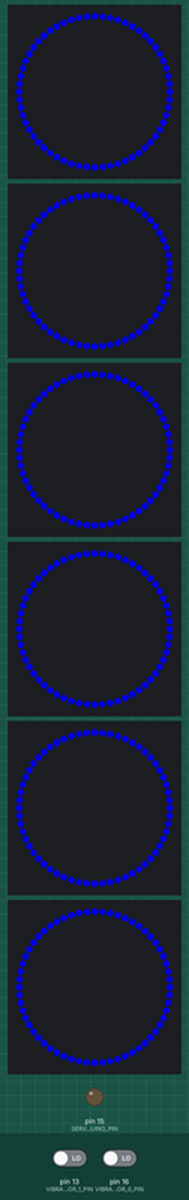
This sketch was run on a simulated Arduino Uno, built with avr-gcc and run on an emulated ATmega328P. On the bench: 6 × 60 RGB LEDs in a ring, first at the top, clockwise, output pins drawn as LEDs (lit = HIGH). Dashed ring = blinking. Inputs (shaded band) come from the test bench; at power-on: pin 16 (VIBRATION_SENSOR_0_PIN) LOW, pin 13 (VIBRATION_SENSOR_1_PIN) LOW. Dim RGB values are drawn brighter than linear; random numbers use the default seed unless the sketch sets one; what the sketch prints to the serial monitor is not drawn.

Above: at 2.1 s.
4.4 s: pin 16 (VIBRATION_SENSOR_0_PIN) driven HIGH
At 15.0 s:
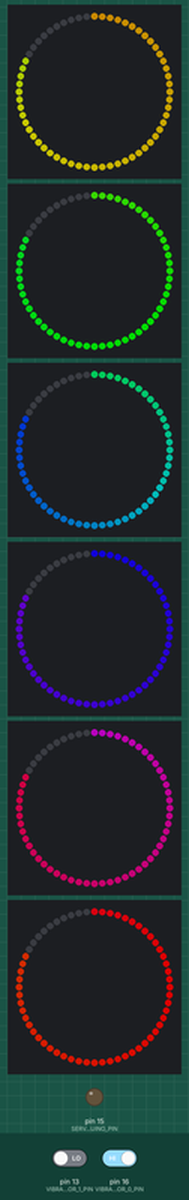
16.1 s: pin 13 (VIBRATION_SENSOR_1_PIN) driven HIGH
At 18.6 s:
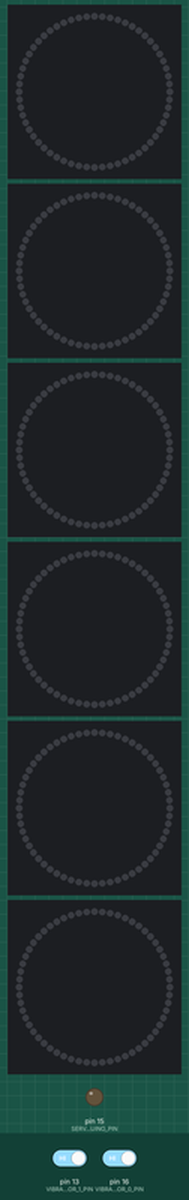
29.7 s: pin 13 (VIBRATION_SENSOR_1_PIN) driven LOW
At 30.48 s:
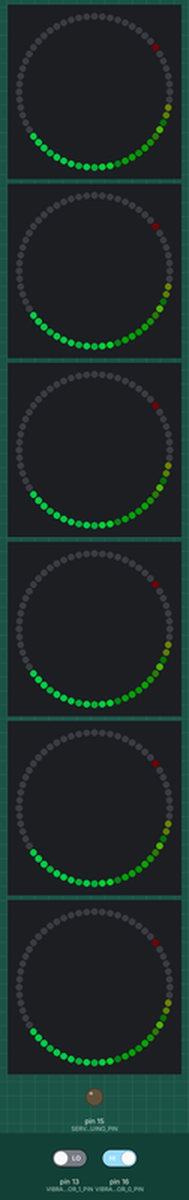
32.1 s: pin 13 (VIBRATION_SENSOR_1_PIN) driven HIGH
At 32.56 s:
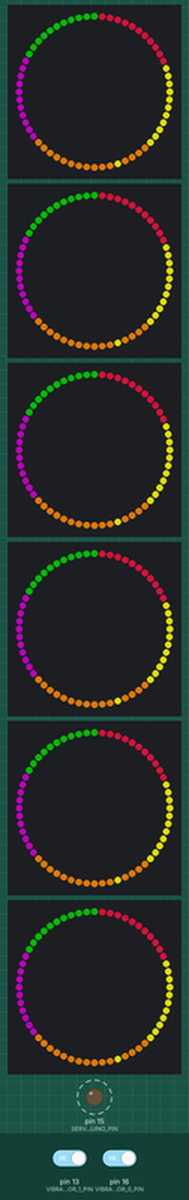
34.4 s: pin 16 (VIBRATION_SENSOR_0_PIN) driven LOW
At 48.58 s:
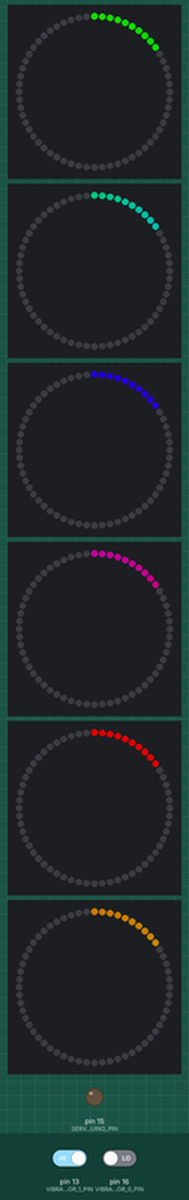
51.1 s: pin 16 (VIBRATION_SENSOR_0_PIN) driven HIGH
At 51.13 s:
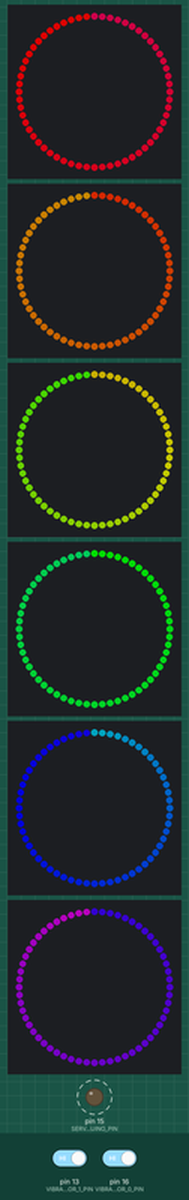
Timing chart, 0 to 54.1 s (numbered marks = the images above; inputs shaded):
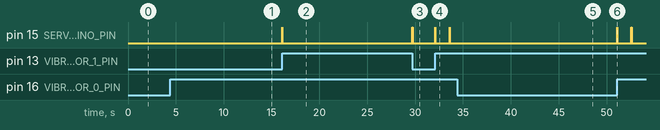

The sketch:

sketch_esp8266.ino
```cpp
#include <Arduino.h>
#define FASTLED_ESP8266_NODEMCU_PIN_ORDER  // so can use screen printed pin numbers with fastled
#include <FastLED.h>                       // fastLED 3.4.0

#include "./src/CelebrationPattern.h"
#include "./src/Patterns/Patterns.h"
#include "./src/Patterns/IdlePattern.h"
#include "./src/ExamplePattern.h"
#include "./src/LedDisplayConf.h"

// patterns
CelebrationPattern **_CelebrationPatterns = new CelebrationPattern *[NUM_PATTERNS];
IdlePattern *_IdlePattern = new IdlePattern();

// leds
CRGB leds[NUM_STRIPS][NUM_LEDS_PER_STRIP];
#define NUM_MS_PER_FRAME 13

// sensors and servo
// must use gpio pin numbers for when not dealing with fastled
#define VIBRATION_SENSOR_0_PIN 16  // d0
#define VIBRATION_SENSOR_1_PIN 13  // d7
#define SERVO_ARDUINO_PIN 15       // d8

uint_fast16_t _vibSensorCheckFrequency = 2;
uint8_t _vibReading = 0;
uint8_t _vibReading2 = 0;
#define PERIOD_WAIT_BETWEEN_SCORES 1500
#define MAX_SCORE_IN_A_ROW 2

#define HOW_LONG_TO_WAIT_TO_IDLE_S 10

void setup() {

  // set up sensors
  Serial.begin(115200);
  delay(20);
  Serial.println("setup start");

  pinMode(VIBRATION_SENSOR_0_PIN, INPUT);
  pinMode(VIBRATION_SENSOR_1_PIN, INPUT);

  // add patterns
  _CelebrationPatterns[0] = new RainbowComet();
  _CelebrationPatterns[1] = new StarBurst();
  _CelebrationPatterns[2] = new Seahawks();
  _CelebrationPatterns[3] = new ReverseRainbowStarBurst();
  //_CelebrationPatterns[4] = new RandomColorCircle();


  // add led strips
  FastLED.addLeds<WS2812, 1, STRIP_RGB_ORDER>(leds[0], NUM_LEDS_PER_STRIP);
  FastLED.addLeds<WS2812, 2, STRIP_RGB_ORDER>(leds[1], NUM_LEDS_PER_STRIP);
  FastLED.addLeds<WS2812, 3, STRIP_RGB_ORDER>(leds[2], NUM_LEDS_PER_STRIP);
  FastLED.addLeds<WS2812, 4, STRIP_RGB_ORDER>(leds[3], NUM_LEDS_PER_STRIP);
  FastLED.addLeds<WS2812, 5, STRIP_RGB_ORDER>(leds[4], NUM_LEDS_PER_STRIP);
  FastLED.addLeds<WS2812, 6, STRIP_RGB_ORDER>(leds[5], NUM_LEDS_PER_STRIP);

  FastLED.setBrightness(LED_BRIGHTNESS);
  FastLED.setCorrection(TypicalPixelString);

  // indicate startup!
  FastLED.showColor(CRGB::Red);
  delay(1000);
  FastLED.showColor(CRGB::Green);
  delay(1000);
  FastLED.showColor(CRGB::Blue);
  delay(1000);
  FastLED.clear();  // clear all pixel data
  FastLED.show();
  delay(10);

  pinMode(SERVO_ARDUINO_PIN, OUTPUT);
  delay(10);
}

// loop() props
bool _NewScore = false;
bool _PossibleNewScore = false;                // same as vibration detected
bool _CurrentPatternAnimationFinished = true;  // dont play at start up!
CelebrationPattern *_SelectedPattern;
uint8_t _VibrationsDetectedInARow = 0;
const int _VibrationSensorRefreshCheckPeriodMilliS = PERIOD_WAIT_BETWEEN_SCORES * MAX_SCORE_IN_A_ROW + 100;
bool _SensorsAreFalsePositive = false;
unsigned long _TimeOfLastScore;
bool _StartIdling = false;
bool _CheckForIdle = true;

void loop() {
  _PossibleNewScore = false;

  if (!_SensorsAreFalsePositive) {
    _PossibleNewScore = checkForVibration();
    // if its been n seconds and no vibration detected at the time n then reset the 8 bit counter
    // the sensors should be in a good state
    EVERY_N_MILLISECONDS(_VibrationSensorRefreshCheckPeriodMilliS) {
      if (!_PossibleNewScore) {
        _VibrationsDetectedInARow = 0;
      }
    }
  }

  if (_PossibleNewScore) {
    _VibrationsDetectedInARow++;
  }

  // confirm the score
  // the cheap vibration sensors get stuck in a false positive state:
  // prevent starting a new pattern or ring bell if in a false positive state
  // essentially only "celebrate" if the frequency of scoring is greater than the PERIOD_WAIT_BETWEEN_SCORES
  // if frequency is greater then that indicates the sensors are false positive
  // the sensors will go to low once another score occurs (knocking them causes them to get unstuck). So wait until low, and then immediately "celebrate".
  if ((_VibrationsDetectedInARow >= MAX_SCORE_IN_A_ROW) || _SensorsAreFalsePositive) {
    _SensorsAreFalsePositive = true;
    Serial.println("bad state!");
    _NewScore = doubleCheckSensors();
    // reset if the sensors go back to a good state
    if (_NewScore) {
      _SensorsAreFalsePositive = false;
      _VibrationsDetectedInARow = 0;
      Serial.println("good state");
    }
  } else {
    // now confirmed that the vibration was a score
    _NewScore = _PossibleNewScore;
  }

  if (_NewScore) {
    uint8_t index = random8(NUM_PATTERNS);
    _SelectedPattern = _CelebrationPatterns[index];
    _TimeOfLastScore = millis();
    Serial.println("score");
    Serial.print(index);
    // turn on Idling checks
    _CheckForIdle = true;
  }

  ringBell(_NewScore);

  if (_CheckForIdle && !_NewScore) {
    EVERY_N_SECONDS(5) {
      _StartIdling = checkIfIdle();
      Serial.println("check idle");
      if (_StartIdling) {
        // turn off idling check
        Serial.println("start idle");
        _CheckForIdle = false;
        _SelectedPattern = _IdlePattern;
      }
    }
  }

  bool draw = !_CurrentPatternAnimationFinished || _NewScore || _StartIdling;

  if (draw) {
    bool startFromBeginning = _StartIdling || _NewScore;

    if (startFromBeginning) {
      Serial.println("start from beginning");
    }

    _CurrentPatternAnimationFinished = drawPattern(startFromBeginning);

    showFrame();
    // once the pattern completes clear the LEDs
    if (_CurrentPatternAnimationFinished) {
      delay(10);        // wait a moment so that the last frame of the pattern is shown (not really important though)
      FastLED.clear();  // clear all pixel data
      FastLED.show();
    }
  } else {
    // just draw black occasionally
    EVERY_N_MILLISECONDS(300) {
      FastLED.show();
    }
  }
  // reset the start idle
  _StartIdling = false;
}

bool checkForVibration() {
  bool vibrationDetected = false;
  EVERY_N_MILLISECONDS_I(thisvibrationCheckTimer, _vibSensorCheckFrequency) {
    _vibSensorCheckFrequency = 1;

    _vibReading = digitalRead(VIBRATION_SENSOR_0_PIN);
    yield();
    if (_vibReading == 1) {
      _vibReading = digitalRead(VIBRATION_SENSOR_1_PIN);
      if (_vibReading == 1) {
        // dont check the sensors for a bit
        //  (presume that no one will score for a bit/ dont allow another score to interfere)
        _vibSensorCheckFrequency = PERIOD_WAIT_BETWEEN_SCORES;

        vibrationDetected = true;
      }
    }
    thisvibrationCheckTimer.setPeriod(_vibSensorCheckFrequency);
  }
  return vibrationDetected;
}

uint8_t _Speed = 3;  // frequency in ms to draw a pattern
bool _PatternFinished = true;
bool drawPattern(bool newScore) {
  if (newScore) {
    // prepare to draw a pattern
    FastLED.clear();  // clear all pixel data
    FastLED.show();
    // draw the first frame with newScore as true
    _PatternFinished = _SelectedPattern->draw(leds, newScore);
    return _PatternFinished;
  }

  // draw the pattern
  EVERY_N_MILLISECONDS_I(thisAnimationTimer, _Speed) {
    // speed can be controlled dynamically
    _Speed = _SelectedPattern->m_speed;
    thisAnimationTimer.setPeriod(_Speed);

    _PatternFinished = _SelectedPattern->draw(leds, newScore);
  }
  return _PatternFinished;
}

uint8_t _msCounter = 0;

void showFrame() {
  EVERY_N_MILLISECONDS(1) {
    // adjust for displays actual framerate.
    _msCounter++;
    if (_msCounter % NUM_MS_PER_FRAME == 0) {
      // draw the pattern
      FastLED.show();
    }
  }
}

uint8_t _BellSwingLoopCount = 0;
bool _SwingBell = false;

void ringBell(bool newScore) {
  if (newScore) {
    _SwingBell = true;
  }
  if (_SwingBell) {
    digitalWrite(SERVO_ARDUINO_PIN, HIGH);
    _BellSwingLoopCount++;
    if (_BellSwingLoopCount > 20) {
      // reset
      _BellSwingLoopCount = 0;
      _SwingBell = false;
      digitalWrite(SERVO_ARDUINO_PIN, LOW);
      yield();
    }
  }
}

// the behavior observed is that both of the sensors can be stuck in a high or low after a vibration, and upon hitting the sensor again one will change states.
// and so the idea is to wait for that change, signifying that it was struck. This logic is working the best.
bool doubleCheckSensors() {
  return checkVibrationSensorsAreDifferent();
}

bool checkVibrationSensorsAreDifferent() {
  _vibReading = digitalRead(VIBRATION_SENSOR_1_PIN);
  _vibReading2 = digitalRead(VIBRATION_SENSOR_0_PIN);
  yield();

  if (_vibReading != _vibReading2) {
    return true;
  }

  return false;
}

bool checkIfIdle() {
  if (millis() - _TimeOfLastScore > (HOW_LONG_TO_WAIT_TO_IDLE_S * 1000)) {
    return true;
  }
  return false;
}
```

CelebrationPattern.h
```cpp
// These statements are optional. However, I recommend that you add them because
// they'll prevent the library code from getting imported multiple times.
#ifndef CelebrationPattern_h
#define CelebrationPattern_h

// You need to import Arduino.h to write a custom library
#include "Arduino.h"
#include <FastLED.h>
#include "LedDisplayConf.h"


class CelebrationPattern
{
  public:
    // called at around every n ms where n is defined by "speed".
    virtual bool draw(CRGB Leds[NUM_STRIPS][NUM_LEDS_PER_STRIP], bool someoneJustScored = false) = 0;
    // how often you want draw() called in ms
    uint8_t m_speed;
};

#endif
```

ExamplePattern.h
```cpp
#ifndef ExamplePattern_h
#define ExamplePattern_h

#include "Arduino.h"
#include <FastLED.h>
#include "CelebrationPattern.h"
#include "LedDisplayConf.h"

class ExamplePattern : public CelebrationPattern
{
  private:
    uint8_t _i;
    uint8_t _x;

  public:
    ExamplePattern()
    {
      _i = 0;
      _x = 0;
      m_speed = 1;
    };

    bool draw(CRGB leds[NUM_STRIPS][NUM_LEDS_PER_STRIP], bool someoneJustScored = false)
    {
      // reset your pattern to play from the begining if someoneJustScored
      if (someoneJustScored)
      {
        _i = -1;
        _x = 0;
      }

      // restore state (try to limit the amount of state you store... try to recover state algorithmically)
      uint8_t i = _i;
      uint8_t x = _x;

      i++;

      if (i == NUM_LEDS_PER_STRIP)
      {
        i = 0;
        x++;
      }

      // have a way to know when your pattern is complete.
      // and if pattern is completed do nothing
      // return true
      if (_x == NUM_STRIPS)
      {
        return true;
      }

      leds[x][i] = CRGB::Red;

      _i = i;
      _x = x;

      return false;
    }

};

#endif
```

LedDisplayConf.h
```cpp
#ifndef LedDisplayConf_h
#define LedDisplayConf_h

#include "Arduino.h"

#define NUM_STRIPS 6
#define NUM_LEDS_PER_STRIP 60
#define STRIP_RGB_ORDER GRB
#define LED_BRIGHTNESS 150

#endif
```

IdlePattern.h
```cpp
#ifndef IdlePattern_h
#define IdlePattern_h

#include "Arduino.h"
#include <FastLED.h>
// for arduino
#include "../CelebrationPattern.h"
#include "../LedDisplayConf.h"
#include "../UtilityFunctions.h"

// for Wokwi (doesn't have folder structure)
/* #include "CelebrationPattern.h"
#include "LedDisplayConf.h"
#include "UtilityFunctions.h" */

// patterns to be played when no one has scored for a a while
class IdlePattern : public CelebrationPattern
{
private:
  const uint8_t _GradientStep = 1;
  const uint16_t howManyFramesToPlay = 9600; //(approx 8 mins)
  uint8_t _PalleteStartingIndex = 0;
  uint8_t _NumberOfLedsPerPaletteColor = 2;

public:
  IdlePattern()
  {
    m_speed = 60;
  };

  bool draw(CRGB leds[NUM_STRIPS][NUM_LEDS_PER_STRIP], bool someoneJustScored = false)
  {

    static int8_t iPos = NUM_LEDS_PER_STRIP;
    static uint8_t sequence = 0;
    static bool startNextSequence = true;
    static uint16_t framesPlayed = 0;
    static uint8_t numLedsOn = 0;

    // reset your pattern to play from the begining if someoneJustScored
    if (someoneJustScored)
    {
      sequence = 0;
      startNextSequence = true;
      framesPlayed = 0;
      numLedsOn = 0;
    }

    switch (sequence)
    {
    case 0:

      for (uint8_t i = 0; i < NUM_STRIPS; i++)
      {
        flow(leds[i], 40 * i);
      }

      // turn on the leds one by one...
      if (numLedsOn < NUM_LEDS_PER_STRIP)
      {
        m_speed = 20;
        for (uint8_t i = 0; i < NUM_STRIPS; i++)
        {
          for (uint8_t j = numLedsOn; j < NUM_LEDS_PER_STRIP; j++)
          {
            leds[i][j] = CRGB::Black;
          }
        }

        numLedsOn++;
      }
      else
      {
        m_speed = 60;
      }

      framesPlayed++;

      if (framesPlayed > howManyFramesToPlay)
      {
        return true;
      }
      break;

    default:
      return true;
    }

    return false;
  }

  void flow(CRGB leds[NUM_LEDS_PER_STRIP], uint8_t startingIndex)
  {
    fillLEDsFromPaletteColors(_PalleteStartingIndex + startingIndex, leds);
    _PalleteStartingIndex += _GradientStep;
  }

  void fillLEDsFromPaletteColors(uint8_t startingIndex, CRGB leds[NUM_LEDS_PER_STRIP])
  {
    uint8_t index = startingIndex;

    uint8_t interval = NUM_LEDS_PER_STRIP / _NumberOfLedsPerPaletteColor;

    for (uint8_t i = 0; i < interval; i++)
    {
      uint8_t startingLed = (i * _NumberOfLedsPerPaletteColor);
      uint8_t endLed = startingLed + _NumberOfLedsPerPaletteColor;
      //if this is the last iteration then set it cover the rest of the _Leds
      if (((i + 1) - interval) == 0)
      {
        endLed = NUM_LEDS_PER_STRIP;
      }
      for (uint8_t led = startingLed; led < endLed; ++led)
      {
        leds[led] = ColorFromPalette(RainbowColors_p, index, 255, LINEARBLEND);
      }
      index += _GradientStep;
    }
  }
};

#endif
```

Patterns.h
```cpp
// These statements are optional. However, I recommend that you add them because
// they'll prevent the library code from getting imported multiple times.
#ifndef Patterns_h
#define Patterns_h

#define NUM_PATTERNS 4

// You need to import Arduino.h to write a custom library
#include "Arduino.h"
// add patterns in this folder
#include "./RainbowComet.h"
#include "./StarBurst.h"
#include "./Seahawks.h"
//#include "./RandomColorCircle.h" // not working yet
#include "./ReverseRainbowStarBurst.h"

#endif
```

RainbowComet.h
```cpp
#ifndef RainbowComet_h
#define RainbowComet_h

#include "Arduino.h"
#include <FastLED.h>
// for arduino
#include "../CelebrationPattern.h"
#include "../LedDisplayConf.h"
#include "../UtilityFunctions.h"

// for Wokwi (doesn't have folder structure)
/* #include "CelebrationPattern.h"
#include "LedDisplayConf.h"
#include "UtilityFunctions.h" */


class RainbowComet : public CelebrationPattern
{

  public:
    RainbowComet()
    {
      m_speed = 20;
    };

    bool draw(CRGB leds[NUM_STRIPS][NUM_LEDS_PER_STRIP], bool someoneJustScored = false)
    {
      const byte fadeAmt = 128;
      const int cometSize = 10;
      const int deltaHue  = 4;

      static byte hue = HUE_RED;
      static int iDirection = 1;
      static int iPos = 0;

      if (someoneJustScored) {
        iPos = 0;
        iDirection = 1;
        hue = HUE_RED;
      }

      hue += deltaHue;

      iPos += iDirection;
      if (iPos == (NUM_LEDS_PER_STRIP - cometSize) || iPos == 0)
        iDirection *= -1;

      for (int i = 0; i < cometSize; i++)
        leds[0][iPos + i].setHue(hue);

      // Randomly fade the LEDs
      for (int j = 0; j < NUM_LEDS_PER_STRIP; j++)
        if (random(10) > 5)
          leds[0][j] = leds[0][j].fadeToBlackBy(fadeAmt);

      DuplicateToOtherStrips(leds);

      if (iPos == (NUM_LEDS_PER_STRIP - cometSize)) {
        return true;
      }

      return false;
    }

};

#endif
```

ReverseRainbowStarBurst.h
```cpp
#ifndef ReverseRainbowStarBurst_h
#define ReverseRainbowStarBurst_h

#include "Arduino.h"
#include <FastLED.h>
// for arduino
#include "../CelebrationPattern.h"
#include "../LedDisplayConf.h"
#include "../UtilityFunctions.h"

// for Wokwi (doesn't have folder structure)
// #include "CelebrationPattern.h"
// #include "LedDisplayConf.h"
// #include "UtilityFunctions.h"

class ReverseRainbowStarBurst : public CelebrationPattern
{

  public:
    ReverseRainbowStarBurst()
    {
      m_speed = 1;
    };

    bool draw(CRGB leds[NUM_STRIPS][NUM_LEDS_PER_STRIP], bool someoneJustScored = false)
    {
      static uint8_t i = 0;
      static uint8_t iterations = 0;
      static CRGB colors[] = {CRGB::Green, CRGB::Crimson,
      CRGB::Yellow, CRGB::DarkOrange, CRGB::Purple};
      static uint8_t c = 0;
      static uint8_t count = 0;

      // reset pattern to play from the beginning if someoneJustScored
      // only reset iterations to keep animation playing longer for
      // the new score but not have a hard color reset
      if (someoneJustScored)
      {
        iterations = 0;
      }

      i++;

      if (i == NUM_LEDS_PER_STRIP)
      {
        i = 0;
      }

      // Have a way to know when pattern is complete.
      // and if pattern is completed do nothing
      // return true.
      // 108 is so that if it is a full run, the orange doesn't just begin
      // to start again before ending
      if (iterations == 54)
      {
        return true;
      }
      if (count < 10)
      {
        count++;
      }
      else
      {
        if (c < (sizeof(colors) / sizeof(colors[0]) - 1))
        {
          c++;
        }
        else
        {
          c = 0;
          iterations++;
        }
        count = 0;
      }
      leds[0][i] = colors[c];
      DuplicateToOtherStrips(leds);

      return false;
    }

};

#endif
```

UtilityFunctions.h
```cpp
#ifndef UtilityFunctions_h
#define UtilityFunctions_h

#include "Arduino.h"
#include <FastLED.h>
#include <FastLED.h>
#include "LedDisplayConf.h"

// duplicates strip 0 to all other strips
static void DuplicateToOtherStrips(CRGB leds[NUM_STRIPS][NUM_LEDS_PER_STRIP])
{
  for (uint8_t x = 1; x < NUM_STRIPS; x++) {
    for (uint8_t y = 0; y < NUM_LEDS_PER_STRIP; y++) {
      leds[x][y] = leds[x - 1][y];
    }
  }
}

#endif
```

Source omitted: Seahawks.h (1983 bytes), StarBurst.h (2539 bytes)

Measured:
- after the input at 16.1 s, pin 15 (SERVO_ARDUINO_PIN): LOW → HIGH at once, → LOW 0.02 s later
- after the input at 29.7 s, pin 15 (SERVO_ARDUINO_PIN): LOW → HIGH at once, → LOW 0.03 s later
- after the input at 32.1 s, pin 15 (SERVO_ARDUINO_PIN): alternates HIGH for 0.02 s and LOW for 1.5 s, starting at once; the LEDs: change after 0.32 s (image 4)
- after the input at 51.1 s, pin 15 (SERVO_ARDUINO_PIN): alternates HIGH for 0.02 s and LOW for 1.5 s, 4 changes in all, then stays LOW, starting at once
- what the display in image 0 shows lasts 1.0 s, from 2.1 s to 3.1 s
- what the display in image 1 shows lasts 0.5 s, from 14.7 s to 15.2 s
- what the display in image 2 shows lasts 11.0 s, from 17.4 s to 28.4 s
